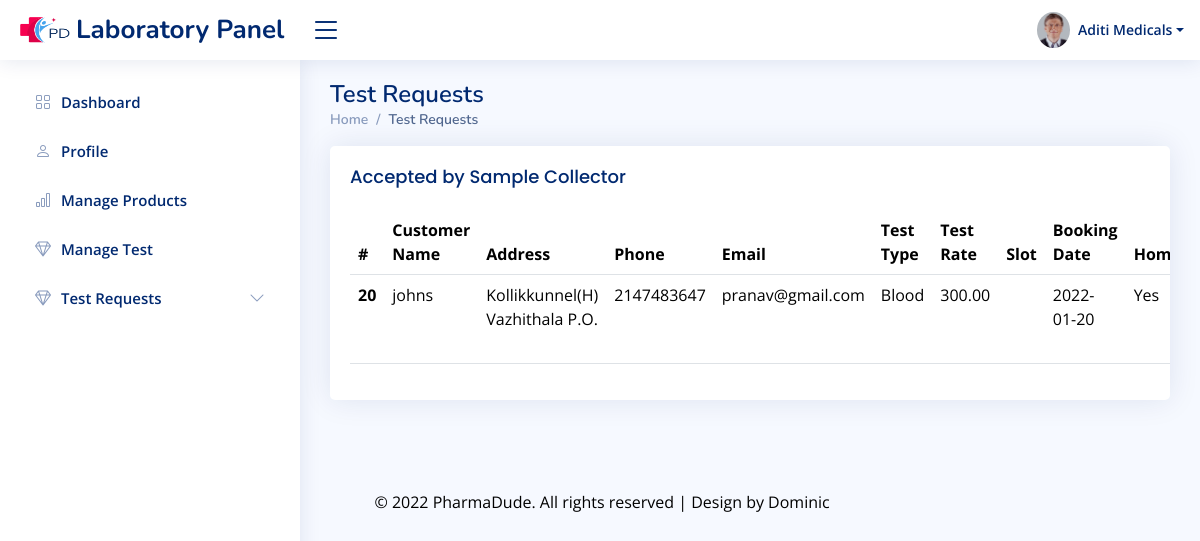
/lab/treqa.php (signed in), run on the app's committed database.
### tables this page shows
CREATE TABLE `lab` (
  `labid` int(11) NOT NULL,
  `name` varchar(24) NOT NULL,
  `address` varchar(50) NOT NULL,
  `city` varchar(20) NOT NULL,
  `distid` int(11) NOT NULL,
  `pincode` varchar(6) NOT NULL,
  `email` varchar(50) NOT NULL,
  `phone` varchar(10) NOT NULL,
  `licenseno` varchar(50) NOT NULL,
  `profilepic` varchar(100) NOT NULL
);

CREATE TABLE `testbooking` (
  `tbookingid` int(11) NOT NULL,
  `testid` int(11) NOT NULL,
  `name` varchar(25) NOT NULL,
  `address` varchar(500) NOT NULL,
  `phone` int(11) NOT NULL,
  `emailid` varchar(25) NOT NULL,
  `bookingdate` date DEFAULT NULL,
  `status` varchar(2) NOT NULL DEFAULT '-1',
  `slot` varchar(25) DEFAULT NULL,
  `result` varchar(500) NOT NULL,
  `rate` decimal(10,2) NOT NULL
);

CREATE TABLE `category` (
  `categoryid` int(11) NOT NULL,
  `categoryname` varchar(35) NOT NULL,
  `type` varchar(20) NOT NULL
);

CREATE TABLE `labtest` (
  `testid` int(11) NOT NULL,
  `labid` int(11) NOT NULL,
  `categoryid` int(11) NOT NULL,
  `description` varchar(500) NOT NULL,
  `testrate` decimal(10,2) NOT NULL,
  `image` varchar(100) NOT NULL,
  `homeservice` varchar(3) NOT NULL
);

### lab/treqa.php (the view, shortened to what this page needs)
<?php
require 'header.php';
require '../php/connect.php';
$email=$_SESSION['email'];
$e="select labid from lab where email='$email'";
$m=mysqli_query($conn,$e);
$a=mysqli_fetch_assoc($m);
$j=$a['labid'];
$s="SELECT * FROM testbooking,category,labtest where testbooking.testid=labtest.testid and category.categoryid=labtest.categoryid and labtest.labid='$j' and testbooking.status=2";
 $rslt=mysqli_query($conn,$s);
?>
<main id="main" class="main">
<div class="pagetitle">
  <h1> Test Requests</h1>
  <nav>
    <ol class="breadcrumb">
      <li class="breadcrumb-item"><a href="index.html">Home</a></li>
      <li class="breadcrumb-item active">Test Requests</li>
    </ol>
  </nav>
</div>
<section class="section">
<div class="col-lg-12">
<div class="card">
  <div class="card-body">
    <h4 class="card-title">Accepted by Sample Collector</h4>
    <table class="table datatable">
      <thead>
      <tr>
          <th scope="col">#</th>
          <th scope="col">Customer Name</th>
          <th scope="col">Address</th>
          <th scope="col">Phone</th>
          <th scope="col">Email</th>
          <th scope="col">Test Type</th>
          <th scope="col">Test Rate</th>
          <th scope="col">Slot</th>
          <th scope="col">Booking Date</th>
          <th scope="col">HomeService</th>
        </tr>
      </thead>
      <tbody>
      <tr>
          <?php
          while($f=mysqli_fetch_assoc($rslt)){  $em=$f['tbookingid'];?>
          <th scope="row"><?php echo $f['tbookingid']; ?></th>
          <td><?php echo $f['name']; ?> </td>
          <td><?php echo $f['address']; ?> </td>
          <td><?php echo $f['phone'];?></td>
          <td><?php echo $f['emailid'];?></td>
          <td><?php echo $f['type'];?></td>
          <td><?php echo $f['testrate'];?></td>
          <td><?php echo $f['slot'];?></td>
          <td><?php echo $f['bookingdate'];?></td>
          <td><?php echo $f['homeservice'];?></td>
         </tr>
        <?php } ?>
      </tbody>
    </table>
  </div>
</div>
</div>
</section>
</main>
<?php
require 'footer.php';
?>

### lab/header.php (shortened to what this page needs)
<?php
require "../php/connect.php";
$email=$_SESSION['email'];
$sql="select * from lab,district where email='$email' and lab.distid=district.distid";
$result=mysqli_query($conn,$sql);
$f=mysqli_fetch_assoc($result);
?>
<!DOCTYPE html>
<html lang="en">
<head>
  <link href="assets/vendor/bootstrap/css/bootstrap.min.css" rel="stylesheet">
  <link href="assets/vendor/bootstrap-icons/bootstrap-icons.css" rel="stylesheet">
  <link href="assets/vendor/remixicon/remixicon.css" rel="stylesheet">
  <link href="assets/vendor/boxicons/css/boxicons.min.css" rel="stylesheet">
  <link href="assets/vendor/quill/quill.snow.css" rel="stylesheet">
  <link href="assets/vendor/quill/quill.bubble.css" rel="stylesheet">
  <link href="assets/vendor/simple-datatables/style.css" rel="stylesheet">
  <link href="assets/css/style.css" rel="stylesheet">
</head>
<body >
  <header id="header" class="header fixed-top d-flex align-items-center">
    <div class="d-flex align-items-center justify-content-between">
      <a href="index.html" class="logo d-flex align-items-center">
        <img src="../login/images/download.png" alt="error" height="50" width="50">
        <span class="d-none d-lg-block">Laboratory Panel</span>
      </a>
      <i class="bi bi-list toggle-sidebar-btn"></i>
    </div>
    <nav class="header-nav ms-auto">
      <ul class="d-flex align-items-center">
        <li class="nav-item dropdown pe-3">
          <a class="nav-link nav-profile d-flex align-items-center pe-0" href="#" data-bs-toggle="dropdown">
          <img src="<?php echo '../uploads/lab/'.$f['profilepic'];?>" alt="Profile" class="rounded-circle">
            <span style="text-transform: capitalize;" class="d-none d-md-block dropdown-toggle ps-2"><?php echo $f['name'];?></span>
          </a>
        </li>
      </ul>
    </nav>
  </header>
<aside id="sidebar" class="sidebar">
<ul class="sidebar-nav" id="sidebar-nav">
  <li class="nav-item">
    <a class="nav-link collapsed" data-bs-target="#forms-nav" href="index.php">
      <i class="bi bi-grid"></i>
      <span>Dashboard</span>
    </a>
  </li>
  <li class="nav-item">
    <a class="nav-link collapsed" data-bs-target="#forms-nav" href="profile.php">
      <i class="bi bi-person"></i>
      <span>Profile</span>
    </a>
  </li>
  <li class="nav-item">
  <a class="nav-link collapsed" data-bs-target="#forms-nav" href="addprod.php">
      <i class="bi bi-bar-chart"></i><span>Manage Products</span>
    </a>
  </li>
  <li class="nav-item">
  <a class="nav-link collapsed" data-bs-target="#forms-nav" href="addtest.php">
      <i class="bi bi-gem"></i><span>Manage Test</span>
    </a>
    <li class="nav-item">
  <a class="nav-link collapsed" data-bs-target="#charts-nav" data-bs-toggle="collapse" href="#">
      <i class="bi bi-gem"></i><span>Test Requests</span><i class="bi bi-chevron-down ms-auto"></i>
    </a>
    </li>
  </li>
</ul>
</aside>

### lab/assets/css/style.css (style rules this page uses)
:root { scroll-behavior: smooth; }
body { font-family: "Open Sans", sans-serif; background: #f6f9ff; color: #444444; }
a { color: #4154f1; text-decoration: none; }
h1, h2, h3, h4, h5, h6 { font-family: "Nunito", sans-serif; }
#main { margin-top: 60px; padding: 20px 30px; transition: all 0.3s; }
.pagetitle { margin-bottom: 10px; }
.pagetitle h1 { font-size: 24px; margin-bottom: 0; font-weight: 600; color: #012970; }
.card { margin-bottom: 30px; border: none; border-radius: 5px; box-shadow: 0px 0 30px rgba(1, 41, 112, 0.1); overflow: hidden; }
.card-title { padding: 20px 0 15px 0; font-size: 18px; font-weight: 500; color: #012970; font-family: "Poppins", sans-serif; }
.card-body { padding: 0 20px 20px 20px; }
.breadcrumb { font-size: 14px; font-family: "Nunito", sans-serif; color: #899bbd; font-weight: 600; }
.breadcrumb a { color: #899bbd; transition: 0.3s; }
.breadcrumb .breadcrumb-item::before { color: #899bbd; }
.breadcrumb .active { color: #51678f; font-weight: 600; }
.logo { line-height: 1; }
@media (min-width: 1200px) { .logo { width: 280px; } }
.logo img { max-height: 26px; margin-right: 6px; }
.logo span { font-size: 26px; font-weight: 700; color: #012970; font-family: "Nunito", sans-serif; }
.header { transition: all 0.5s; z-index: 997; height: 60px; box-shadow: 0px 2px 20px rgba(1, 41, 112, 0.1); background-color: #fff; padding-left: 20px; }
.header .toggle-sidebar-btn { font-size: 32px; padding-left: 10px; cursor: pointer; color: #012970; }
.header-nav ul { list-style: none; }
.header-nav > ul { margin: 0; padding: 0; }
.header-nav .nav-profile { color: #012970; }
.header-nav .nav-profile img { max-height: 36px; }
.header-nav .nav-profile span { font-size: 14px; font-weight: 600; }
.sidebar { position: fixed; top: 60px; left: 0; bottom: 0; width: 300px; z-index: 996; transition: all 0.3s; padding: 20px; overflow-y: auto; scrollbar-width: thin; scrollbar-color: #aab7cf transparent; box-shadow: 0px 0px 20px rgba(1, 41, 112, 0.1); background-color: #fff; }
@media (min-width: 1200px) { #main, #footer { margin-left: 300px; } }
.sidebar-nav { padding: 0; margin: 0; list-style: none; }
.sidebar-nav li { padding: 0; margin: 0; list-style: none; }
.sidebar-nav .nav-item { margin-bottom: 5px; }
.sidebar-nav .nav-link { display: flex; align-items: center; font-size: 15px; font-weight: 600; color: #4154f1; transition: 0.3; background: #f6f9ff; padding: 10px 15px; border-radius: 4px; }
.sidebar-nav .nav-link i { font-size: 16px; margin-right: 10px; color: #4154f1; }
.sidebar-nav .nav-link.collapsed { color: #012970; background: #fff; }
.sidebar-nav .nav-link.collapsed i { color: #899bbd; }
.sidebar-nav .nav-link .bi-chevron-down { margin-right: 0; transition: transform 0.2s ease-in-out; }

### data on the page
lab: profilepic (picture), name "Aditi Medicals"
testbooking: tbookingid "20", name "johns", address "Kollikkunnel(H) Vazhithala P.O.", phone "2147483647", emailid "pranav@gmail.com", category.type "Blood", testid.testrate "300.00", bookingdate "2022-01-20", testid.homeservice "Yes"
